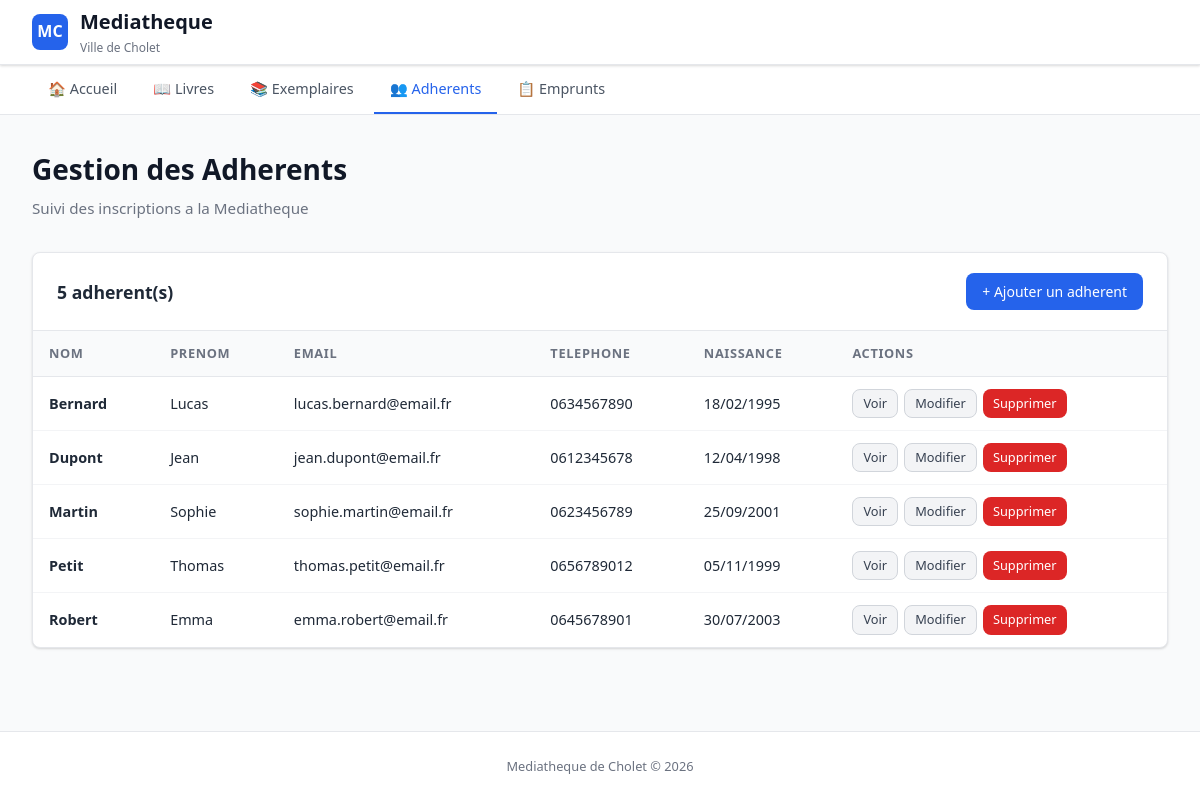
The page /adherents/index.php on the database its author committed.
### tables this page shows
CREATE TABLE `adherent` (
  `Id_Adherent` int NOT NULL AUTO_INCREMENT,
  `code_adherent` varchar(20) DEFAULT NULL,
  `nomadh` varchar(50) DEFAULT NULL,
  `prenomadh` varchar(50) DEFAULT NULL,
  `datenaissance` date DEFAULT NULL,
  `adresseadh` varchar(50) DEFAULT NULL,
  `mailadh` varchar(50) DEFAULT NULL,
  `telephoneadh` varchar(50) DEFAULT NULL,
  `dateadhesion` date DEFAULT NULL,
  `Id_Adherent_1` int DEFAULT NULL,
  PRIMARY KEY (`Id_Adherent`),
  KEY `Id_Adherent_1` (`Id_Adherent_1`),
  CONSTRAINT `adherent_ibfk_1` FOREIGN KEY (`Id_Adherent_1`) REFERENCES `adherent` (`Id_Adherent`)
);

### adherents/index.php (the view, shortened to what this page needs)
<?php
require_once __DIR__ . '/../config/database.php';
$adherents = $pdo->query("SELECT * FROM Adherent ORDER BY nomadh ASC, prenomadh ASC")->fetchAll();
require_once __DIR__ . '/../includes/header.php';
?>
<h1>Gestion des Adherents</h1>
<p class="subtitle">Suivi des inscriptions a la Mediatheque</p>
<div class="table-container">
    <div class="table-header">
        <h2><?php echo count($adherents); ?> adherent(s)</h2>
        <a href="ajouter.php" class="btn btn-primary">+ Ajouter un adherent</a>
    </div>
    <?php if (empty($adherents)): ?>
        <div class="empty-state">
            <p>&#128101;</p>
            <p>Aucun adherent inscrit.</p>
        </div>
    <?php else: ?>
        <table>
            <thead>
                <tr>
                    <th>Nom</th>
                    <th>Prenom</th>
                    <th>Email</th>
                    <th>Telephone</th>
                    <th>Naissance</th>
                    <th>Actions</th>
                </tr>
            </thead>
            <tbody>
                <?php foreach ($adherents as $adherent): ?>
                    <tr>
                        <td><strong><?php echo htmlspecialchars($adherent['nomadh']); ?></strong></td>
                        <td><?php echo htmlspecialchars($adherent['prenomadh']); ?></td>
                        <td><?php echo htmlspecialchars($adherent['mailadh']); ?></td>
                        <td><?php echo htmlspecialchars($adherent['telephoneadh'] ?? '-'); ?></td>
                        <td><?php echo $adherent['datenaissance'] ? date('d/m/Y', strtotime($adherent['datenaissance'])) : '-'; ?></td>
                        <td>
                            <div class="btn-group">
                                <a href="consulter.php?id=<?php echo $adherent['Id_Adherent']; ?>" class="btn btn-secondary btn-sm">Voir</a>
                                <a href="modifier.php?id=<?php echo $adherent['Id_Adherent']; ?>" class="btn btn-secondary btn-sm">Modifier</a>
                                <a href="supprimer.php?id=<?php echo $adherent['Id_Adherent']; ?>" class="btn btn-danger btn-sm" onclick="return confirm('Supprimer cet adherent ?')">Supprimer</a>
                            </div>
                        </td>
                    </tr>
                <?php endforeach; ?>
            </tbody>
        </table>
    <?php endif; ?>
</div>
<?php require_once __DIR__ . '/../includes/footer.php'; ?>

### css/style.css (style rules this page uses)
* { margin: 0; padding: 0; box-sizing: border-box; }
:root { --primary: #2563eb; --primary-dark: #1d4ed8; --primary-light: #dbeafe; --danger: #dc2626; --danger-dark: #b91c1c; --danger-light: #fee2e2; --success: #16a34a; --success-light: #dcfce7; --warning: #f59e0b; --warning-light: #fef3c7; --gray-50: #f9fafb; --gray-100: #f3f4f6; --gray-200: #e5e7eb; --gray-300: #d1d5db; --gray-500: #6b7280; --gray-600: #4b5563; --gray-700: #374151; --gray-800: #1f2937; --gray-900: #111827; --radius: 8px; --shadow: 0 1px 3px rgba(0,0,0,0.1), 0 1px 2px rgba(0,0,0,0.06); --shadow-md: 0 4px 6px rgba(0,0,0,0.07), 0 2px 4px rgba(0,0,0,0.06); }
body { font-family: 'Segoe UI', system-ui, -apple-system, sans-serif; background: var(--gray-50); color: var(--gray-800); line-height: 1.6; min-height: 100vh; display: flex; flex-direction: column; }
h1 { font-size: 1.75rem; font-weight: 700; color: var(--gray-900); margin-bottom: 0.25rem; }
.subtitle { color: var(--gray-500); font-size: 0.95rem; margin-bottom: 2rem; }
.table-container { background: white; border: 1px solid var(--gray-200); border-radius: var(--radius); overflow: hidden; box-shadow: var(--shadow); }
.table-header { display: flex; align-items: center; justify-content: space-between; padding: 1.25rem 1.5rem; border-bottom: 1px solid var(--gray-200); }
.table-header h2 { font-size: 1.1rem; font-weight: 600; }
table { width: 100%; border-collapse: collapse; }
th { text-align: left; padding: 12px 16px; font-size: 0.8rem; font-weight: 600; text-transform: uppercase; letter-spacing: 0.05em; color: var(--gray-500); background: var(--gray-50); border-bottom: 1px solid var(--gray-200); }
td { padding: 12px 16px; font-size: 0.9rem; border-bottom: 1px solid var(--gray-100); vertical-align: middle; }
tr:last-child td { border-bottom: none; }
.btn { display: inline-flex; align-items: center; gap: 6px; padding: 8px 16px; border: none; border-radius: var(--radius); font-size: 0.875rem; font-weight: 500; cursor: pointer; text-decoration: none; transition: all 0.15s ease; line-height: 1.5; }
.btn-primary { background: var(--primary); color: white; }
.btn-danger { background: var(--danger); color: white; }
.btn-secondary { background: var(--gray-100); color: var(--gray-700); border: 1px solid var(--gray-300); }
.btn-sm { padding: 4px 10px; font-size: 0.8rem; }
.btn-group { display: flex; gap: 6px; }

### rows shown on the page
adherent: nomadh "Bernard", prenomadh "Lucas", mailadh "lucas.bernard@email.fr", telephoneadh "0634567890", datenaissance "18/02/1995"
adherent: nomadh "Dupont", prenomadh "Jean", mailadh "jean.dupont@email.fr", telephoneadh "0612345678", datenaissance "12/04/1998"
adherent: nomadh "Martin", prenomadh "Sophie", mailadh "sophie.martin@email.fr", telephoneadh "0623456789", datenaissance "25/09/2001"
adherent: nomadh "Petit", prenomadh "Thomas", mailadh "thomas.petit@email.fr", telephoneadh "0656789012", datenaissance "05/11/1999"
adherent: nomadh "Robert", prenomadh "Emma", mailadh "emma.robert@email.fr", telephoneadh "0645678901", datenaissance "30/07/2003"

### other values the page prints
count($adherents) "5"
